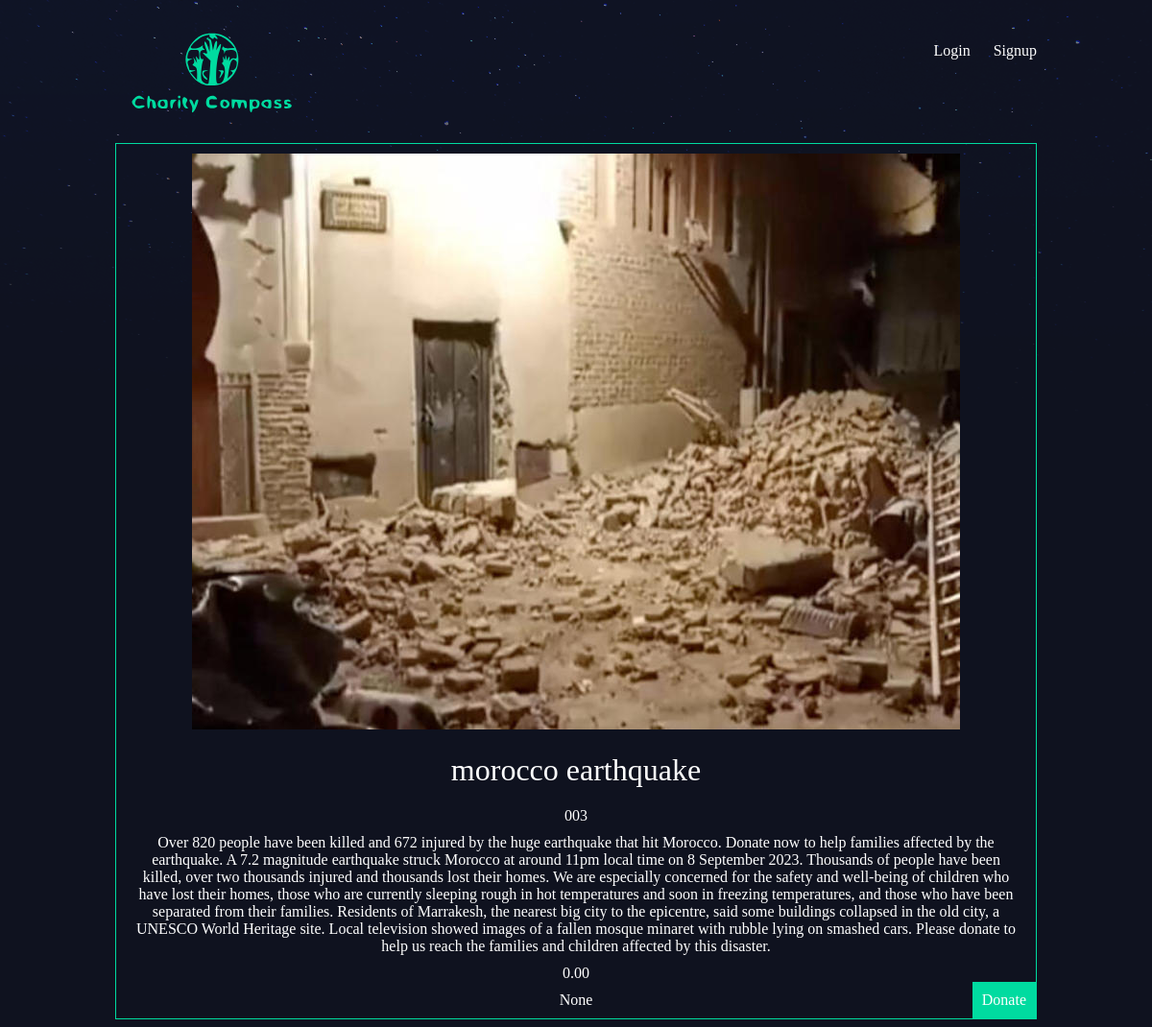
Page /campagne/morocco-earthquake/ on the committed database.
### campagne/models.py (models this page shows, shortened)
class Campagne(models.Model):
    charity_number = models.CharField(max_length=50)
    slug = models.SlugField()
    nom = models.CharField(max_length=100)
    histoire = models.TextField()
    montant = models.DecimalField(max_digits=6, decimal_places=2, default=0.0)
    supporteurs = models.IntegerField(max_length=100, null = True)
    thumbnail = models.ImageField(default='default.png', blank=True)
    fundraiser = models.ForeignKey(User, on_delete=models.CASCADE, default=None)

### campagne/views.py (the view)
# urls.py: re_path(r'^(?P<slug>[\w-]+)/$', views.campagne_detail, name="detail"),
def campagne_detail(request, slug):
    campagne = Campagne.objects.get(slug=slug)
    return render(request, 'campagne/campagne_detail.html', { 'campagne': campagne })

### campagne/templates/campagne/campagne_detail.html
{% extends 'base.html'%}
{% block content %}
<div class="campagne-detail">
    <div class="campagne">
        <img src="{{ campagne.thumbnail.url}}">
        <h2>{{ campagne.nom }}</h2>
        <p>{{ campagne.charity_number }}</p>
        <p>{{ campagne.histoire }}</p>
        <p>{{ campagne.montant }}</p>
        <p>{{ campagne.supporteurs }}</p>
        <form method="POST">
            <button type="submit" class="donate"><a href="https://buy.stripe.com/test_14k5nv89M03xamAcMM">Donate</a></button>
        </form>
    </div>
</div>
{% endblock %}

### assets/styles.css (style rules this page uses)
body { background-color: #0f121f; background-image: url(stars.png); background-repeat: repeat-x; color: #fff; }
body * { font-family: Ubuntu; }
h1, h2, h3, h4, h5 { font-weight: normal; margin: 0; }
a, a:hover, a:visited { color: #fff; text-decoration: none; }
button { background: none; color: #fff; cursor: pointer; border: 0; font-size: 16px; }
.campagne { padding: 10px; border: 1px solid #00dba0; position: relative; padding-bottom: 40px; text-align: center; }
.campagne h2 { font-size: 1.2em; }
.campagne .donate, .campagne .fundraiser { padding: 10px; background: #00dba0; position: absolute; right: 0; bottom: 0; margin-bottom: 0; color: #0f121f; }
.campagne-detail .campagne { padding: 0; }
.campagne-detail .campagne img { margin-top: 10px; max-width: 100%; }
.campagne-detail .campagne h2 { text-align: center; margin: 20px auto; font-size: 2em }
.campagne-detail .campagne p { text-align: center; }
.campagne-detail .campagne p { margin: 10px 20px }

### rows in the picture
Campagne: thumbnail (picture), nom "morocco earthquake", charity_number "003", histoire "Over 820 people have been killed and 672 injured by the huge earthquake that hit Morocco. Donate now to help families affected by the earthquake. A 7.2 magnitude earthquake struck Morocco at around 11pm local time on 8 September 2023. Thousands of people have been killed, over two thousands injured and thousands lost their homes. We are especially concerned for the safety and well-being of children who have lost their homes, those who are currently sleeping rough in hot temperatures and soon in freezing temperatures, and those who have been separated from their families. Residents of Marrakesh, the nearest big city to the epicentre, said some buildings collapsed in the old city, a UNESCO…", montant "0.00", supporteurs "None"
